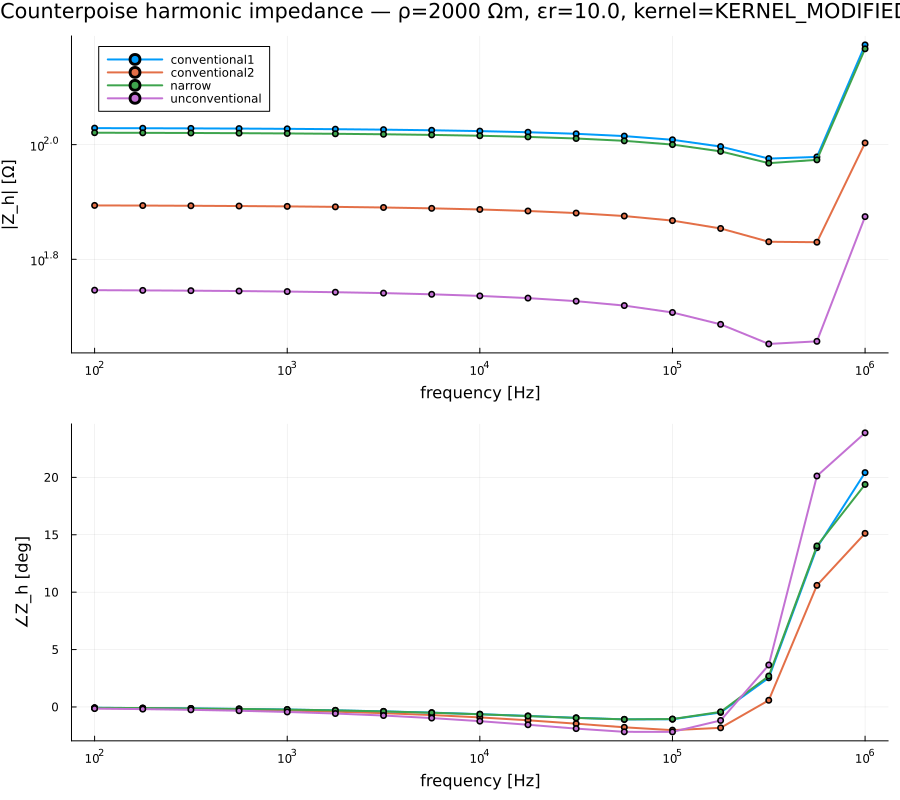

Source code (Julia):
#=
harmonic_imp_counterpoises.jl

Harmonic input impedance Z_h(f) of the four counterpoise topologies
defined in `counterpoises.jl`, using the unified HEM/Sommerfeld kernel
selector from `hem1.jl`.

Soil parameters:
    ρ_earth = 2000 Ω·m  (σ ≈ 5e-4 S/m)
    εr      = 10

Geometry parameters (representative TL tower counterpoise):
    L    = 30 m   horizontal arm length
    s1   = 0.5 m  inner Δx separation
    s2   = 3.0 m  inclined arm Δx
    s3   = 0.5 m  inner Δy separation
    s4   = 1.5 m  inclined arm Δy
    h    = 0.5 m  burial depth (positive)
    r    = 7 mm   wire radius
    dw   = 1.0 m  narrow-config width

Injection: 1 A at the node closest to the geometric origin
(symmetric centre).

Kernel: KERNEL_MODIFIED_IMG (default). Switch to KERNEL_RIGOROUS_SOMM
in `run_all()` for the full Sommerfeld-tail evaluation (slow).

Output: harmonic_imp_counterpoises.png + .csv in this directory.
=#

include(joinpath(@__DIR__, "counterpoises.jl"))

using FFTW
using Printf
using Plots

# ------------------------------------------------------------------
# Soil + sweep parameters
# ------------------------------------------------------------------
const RHO_EARTH = 2000.0
const SIGMA0    = 1.0 / RHO_EARTH
const EPSR      = 10.0
const FREQS     = 10.0 .^ range(2, 6, length = 17)   # 100 Hz … 1 MHz

# Geometry
const L_ARM = 30.0
const S1    = 0.5
const S2    = 3.0
const S3    = 0.5
const S4    = 1.5
const H_BUR = 0.5
const R_W   = 7e-3
const DW    = 1.0
const L_SEG = 1.5     # target segment length [m]

# ------------------------------------------------------------------
# Inject 1 A at the node closest to the origin (the centre of the
# counterpoise). Return Z_h = V_inj / 1A.
# ------------------------------------------------------------------
function find_centre_node(nodes)
    nn = size(nodes, 1)
    dmin = Inf
    idx = 1
    for i in 1:nn
        d = norm(nodes[i, :])
        if d < dmin
            dmin = d
            idx = i
        end
    end
    return idx
end


function harmonic_impedance(wires, kernel::HalfSpaceKernel;
                            Lseg::Real = L_SEG)
    electrodes, nodes = seg_electrode_list(wires, Lseg)
    # Build image electrode list — mirror through z = 0
    ns = length(electrodes)
    images = Vector{Electrode}(undef, ns)
    for i in 1:ns
        sp = copy(electrodes[i].start_point); sp[3] = -sp[3]
        ep = copy(electrodes[i].end_point);   ep[3] = -ep[3]
        images[i] = new_electrode(sp, ep, electrodes[i].radius)
    end
    a_mat, b_mat = incidence(electrodes, nodes)
    inj_idx = find_centre_node(nodes)

    Zh = Vector{ComplexF64}(undef, length(FREQS))
    for (k, f) in enumerate(FREQS)
        ω = 2π * f
        s = im * ω
        ε̂1 = EPSR * EPS0 - im * SIGMA0 / ω
        κ  = SIGMA0 + im * ω * EPSR * EPS0
        k1 = ω * sqrt(MU0 * ε̂1)
        imag(k1) > 0 && (k1 = -k1)
        γ  = im * k1
        zl, zt = impedances_halfspace(electrodes, images, γ, s, 1.0, κ,
                                      ε̂1, H_BUR, kernel)
        yn = admittance(zl, zt, a_mat, b_mat)
        I_inj = zeros(ComplexF64, size(yn, 1))
        I_inj[inj_idx] = 1.0
        V = yn \ I_inj
        Zh[k] = V[inj_idx]
    end
    return Zh, length(electrodes), inj_idx
end


function run_all(; kernel::HalfSpaceKernel = KERNEL_MODIFIED_IMG,
                  outdir::AbstractString = @__DIR__)
    cases = [
        ("conventional1", conventional1(L_ARM, S1, S2, S3, S4, H_BUR, R_W)),
        ("conventional2", conventional2(L_ARM, S1, S2, S3, S4, H_BUR, R_W)),
        ("narrow",        narrow(L_ARM, S1, S2, S3, S4, H_BUR, R_W, DW)),
        ("unconventional",unconventional(L_ARM, S1, S2, S3, S4, H_BUR, R_W)),
    ]

    results = Dict{String, NamedTuple}()
    for (name, wires) in cases
        @printf "── %s ──\n" name
        @time Zh, nseg, inj = harmonic_impedance(wires, kernel)
        @printf "  %d segments, injection node = %d\n" nseg inj
        results[name] = (Zh = Zh, nseg = nseg)
    end

    # CSV
    csv = joinpath(outdir, "harmonic_imp_counterpoises.csv")
    open(csv, "w") do io
        write(io, "f")
        for (name, _) in cases
            write(io, ",|Z_$(name)|,arg_$(name)_deg")
        end
        write(io, "\n")
        for (k, f) in enumerate(FREQS)
            @printf io "%.3e" f
            for (name, _) in cases
                Zk = results[name].Zh[k]
                @printf io ",%.6e,%.3f" abs(Zk) rad2deg(angle(Zk))
            end
            write(io, "\n")
        end
    end
    println("saved $csv")

    # Magnitude plot
    p1 = plot(xlabel = "frequency [Hz]", ylabel = "|Z_h| [Ω]",
              xscale = :log10, yscale = :log10,
              title = @sprintf("Counterpoise harmonic impedance — ρ=%.0f Ωm, εr=%.1f, kernel=%s",
                               RHO_EARTH, EPSR, string(kernel)),
              legend = :topleft, lw = 2)
    for (name, _) in cases
        plot!(p1, FREQS, abs.(results[name].Zh); lw = 2, marker = :circle,
              ms = 3, label = name)
    end

    # Phase plot
    p2 = plot(xlabel = "frequency [Hz]", ylabel = "∠Z_h [deg]",
              xscale = :log10, legend = false, lw = 2)
    for (name, _) in cases
        plot!(p2, FREQS, rad2deg.(angle.(results[name].Zh)); lw = 2,
              marker = :circle, ms = 3, label = name)
    end

    fig = plot(p1, p2; layout = (2, 1), size = (900, 800))
    fname = joinpath(outdir, "harmonic_imp_counterpoises.png")
    savefig(fig, fname)
    println("saved $fname")

    return results
end

if abspath(PROGRAM_FILE) == @__FILE__
    run_all()
end
